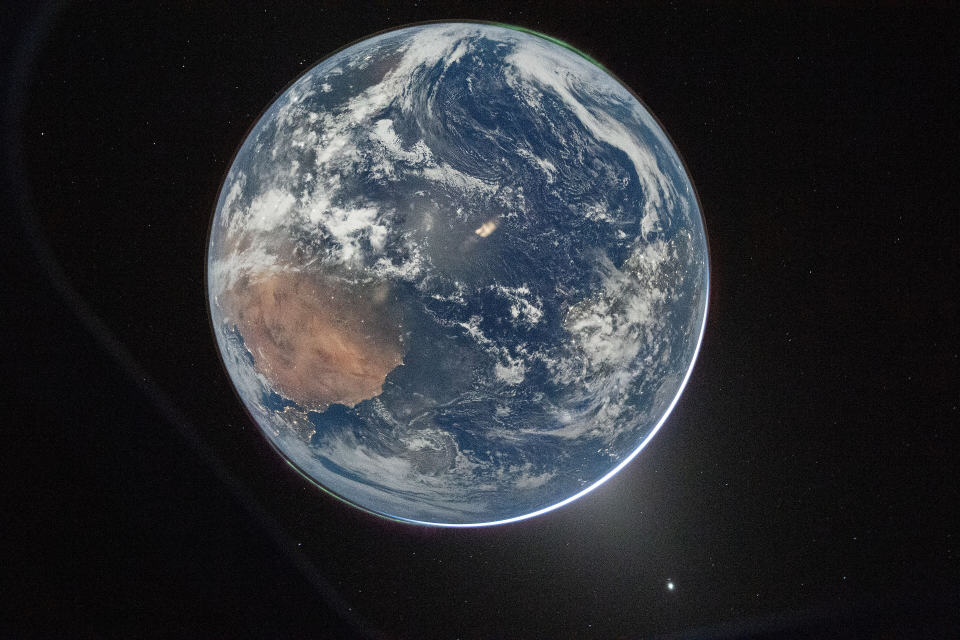
#> input picture LaTeX_Tables/assets/artemis_ii_hello_world_earth.jpg, 3840 x 2560 px (shown at 1/4 size)
$ python generate_orbit_comparison_plot.py
#> lines starting #> are read from the running program, lines starting #| are printed output that depends on the picture
### config_rl.py
# config_rl.py
from __future__ import annotations
from typing import Dict, Any
import hashlib
import math
import numpy as np
from pathlib import Path
from copy import deepcopy

# ---------- helpers ----------
def _dcopy(x):
    if isinstance(x, dict):
        return {k: _dcopy(v) for k, v in x.items()}
    if isinstance(x, np.ndarray):
        return x.copy()
    return deepcopy(x)

def _merge(a: Dict[str, Any], b: Dict[str, Any]) -> Dict[str, Any]:
    """Deep-merge dict b into a (non-mutating), arrays copied."""
    out = _dcopy(a)
    for k, v in b.items():
        if isinstance(v, dict) and isinstance(out.get(k), dict):
            out[k] = _merge(out[k], v)
        else:
            out[k] = _dcopy(v)
    return out


# [39 lines left out: function _apply_role_specific_curriculum_overrides, not called in this run]

# ---------- COMMON (shared by train & eval/rollout) ----------
COMMON: Dict[str, Any] = {
    "umax": 0.1,

    "num_attackers": 1,   # default is 1
    "seed": 42,
    "device": "cuda",  # "cuda" if available

    # Dynamics / horizon
    "D": 3,
    "dt": 0.1,
    # "T": 240,
    "T": 600,
    "dynamics": "hcw",
    "hcw": {"mu": 3.986004418e14, "r0": 6_371_000.0 + 400_000.0},

    # NEW (chief orbit for elliptical/two-body)
    "chief_orbit": {
        "mu": 3.986004418e14,
        "a":  6_371_000.0 + 1_275_000.0,  # semi-major axis (m); 550 x 2000 km altitudes
        "e":  1_450_000.0 / 15_292_000.0, # eccentricity for 550 km perigee, 2000 km apogee
        "i":  0.0,                      # rad
        "raan": 0.0,                    # rad
        "argp": 0.0,                    # rad
        "nu0":  0.0,                    # rad (true anomaly at t=0)
    },
    "elliptic_ltv": {
        "randomize_nu0": True,           # if True, draw nu0 ~ Uniform(0, 2*pi) per eval trial
        "use_full_orbit_cache": True,    # precompute one orbit and slice per randomized nu0
        "disk_cache_enabled": True,      # share the full-orbit cache across eval processes
        "disk_cache_dir": ".dyn_cache",
    },

    # Dyn container (extended)
    "dyn": {
        "type": None,     # "lti" | "ltv" | "nonlinear"
        "Ad": None, "Bd": None,
        "Ad_seq": None, "Bd_seq": None, # for LTV
        "model": None,                  # "hcw" | "two_body_rtn"
        "chief_cache": None,            # for two_body / elliptic linearization
    },

    # Arena
    # "arena": {"type": "sphere", "cx": 0.0, "cy": 0.0, "cz": 0.0, "r": 20.0},
    "arena": {"type": "sphere", "cx": 0.0, "cy": 0.0, "cz": 0.0, "r": 100.0},

    "arena_terminate_margin": 1.0,
    "soft_wall_start": 0.5,

    # Action / controller bounds
    # "umax": 2.0,
    # "umax": 1.0,
    # "umax": 0.1,
    # "umax": 0.01,
    #
    # Keep the controller speed cap under safety_filter["vmax"] so it does not
    # get confused with the training actuation limit cfg["umax"].

    "safety_filter": {
        "enabled": True,
        "kind": "velocity_cbf_qp",
        "alpha": 5.0,
        # "vmax": 1.5,  # controller speed cap; set to None to disable the cap
        "vmax": 1.0
    },

    # Initial conditions
    "x0": np.array([
        [  2.5, 0.0, 0.0,  -0.02, 0.00, 0.000],  # defender
        [ -19.9, 0.0, 0.0,  +0.02, 0.00, 0.000], # attacker
    ], dtype=float),
    "x0_jitter": {"pos": 0.5, "vel": 0.01},

    # Attacker control selection
    #   "rule" => deterministic controller
    #   "rl"   => learned attacker (if your training loop supports it)
    "attacker_mode": "rl",

    # Rule-based attacker parameters

    "att_rule": {
        "ridge": 2e-2,       # slightly smoother center controller
        "w_center": 1.0,     # still wants the center
        "w_avoid":  2.5,     # stronger fear
        "w_damp":   0.3,     # more damping to avoid jitter
        "min_sep":  4.0,     # reacts earlier to defender
        "repulse_gain": 1.0, # tuned so repulsion doesn't instantly saturate
    },

    #Simple test
    "att_reward": {
        "k_cent":  0.2,
        "k_prog":  2.0,
        "k_close": 0.0,
        "k_vrad":  0.0,
        "k_wall":  0.0,
        "wall_power": 2.0,
        "min_sep": 3.0
    },

    # Zero-sum step shaping used by the PPO env.
    # "progress_barrier" rewards attacker progress to the objective while only
    # penalizing proximity inside a local safety bubble around the defender.
    # "legacy_dock" reproduces the old global stay-away dock-gap shaping.
    "zero_sum_reward": {
        "mode": "legacy_dock",
        "progress_coef": 2.0,
        "safe_sep_m": 3.0,
        "unsafe_close_coef": 2.0,
        "unsafe_close_power": 2.0,
        "progress_gate_power": 1.0,
    },

    # Filled by build_dyn()
    "dyn": {"Ad": None, "Bd": None},

    "oi": {
        "enabled": True,
        "cx": 0.0, "cy": 0.0, "cz": 0.0,  # omit cz in 2D
        "r":  1,                        # keep-out radius (m)
        "avoid_by": [1],                   # only player 1 must avoid
        "color": "tab:purple",
        "alpha": 0.18,
        "edgecolor": "k"
    },

    "mcp": {
        "solver": "path",
        "executable": "/home/gs34433/Research/path_5/ampl/pathampl",
    },
}

# ---------- Kalman / measurement subconfig ----------
ARENA_R = float(COMMON["arena"]["r"])
SENSOR_NOISE_DEFAULT_DEG = 0.5

KF_COMMON: Dict[str, Any] = {
    # "use_kf": True,
    "use_kf": False,

    "estimator_kind": "ekf",
    "meas_innov_coef": 1.0,
    "meas_cov_coef": 0.02,

    "sensor_noise_default": SENSOR_NOISE_DEFAULT_DEG,
    "ukf": {
        "sigma_az": np.deg2rad(SENSOR_NOISE_DEFAULT_DEG),
        "sigma_el": np.deg2rad(SENSOR_NOISE_DEFAULT_DEG),
        "every": 1,
        "ekf_jacobian_mode": "exact",  # "exact" | "frozen"
        "ekf_use_torch": True,  # when True, EKF runs on cfg["device"] (e.g. "cuda")
        # "pos_std0": 0.2 * ARENA_R,
        "pos_std0": 0.2 * 20.0,
        "vel_std0": 0.01,
        "action_access": "measured",  # ground_truth | measured | none
        "action_meas_std": 0.25 * float(COMMON["umax"]),  # used when action_access == "measured"
        # "init_pos_std": 0.2 * ARENA_R,
        "init_pos_std": 0.2 * 20.0,
        "init_vel_std": 0.01,
        "init_mean_pos_std": 0.0,
        "init_mean_vel_std": 0.0,
        "Q_scale": 1e-5,
        "accel_std0": 2.0,
        "init_mean_accel_std": 0.0,
        "accel_Q_scale": 1e-4,
        "center_sigma_az": np.deg2rad(SENSOR_NOISE_DEFAULT_DEG),
        "center_sigma_el": np.deg2rad(SENSOR_NOISE_DEFAULT_DEG),
        # "center_pos_std0": 0.2 * ARENA_R,
        "center_pos_std0": 0.2 * 20.0,
        "center_vel_std0": 0.01,
        # "center_init_pos_std": 0.2 * ARENA_R,
        "center_init_pos_std": 0.2 * 20.0,
        "center_init_vel_std": 0.01,
        "center_init_mean_pos_std": 0.0,
        "center_init_mean_vel_std": 0.0,
        "center_Q_scale": 1e-5,
    },
    "reward_from_belief": True,   # compatibility field; env now keys belief rewards off the estimator toggle

    "belief_clip_factor": 2.0,

    "fuel": {
        "enable": False,
        "def": {
            "m0": 500.0,
            "m_dry": 400.0,
            "Tmax": 2.0,
            "Isp": 220.0,
        },
        "att": {
            "m0": 500.0,
            "m_dry": 400.0,
            "Tmax": 2.0,
            "Isp": 220.0,
        },
    },
}

# ---------- Visualizer config ----------

VIZ: Dict[str, Any] = {
    "viz": {
        "axis_scale": 1e0,       # labels like x (10^2 m)
        "axis_unit": "m",
        "axis_label_only": True,
        "triad_len": (0.5, 0.5, 0.7),
        "triad_colors": ("tab:red", "tab:green", "tab:blue"),
        "triad_labels": ("x_b (boresight)", "y_b", "z_b"),
        "triad_leg_loc": "lower left",
        "triad_leg_ncol": 3,
        "triad_leg_title": "Body axes",
        "only_est": False,
        "show_meas": True,
        "meas_len": 20.0,
    },
}


# merge KF settings into COMMON so config_for_train/eval see them
COMMON = _merge(COMMON, KF_COMMON)
COMMON = _merge(COMMON,VIZ)

# ---------- TRAIN (training-only knobs) ----------
TRAIN: Dict[str, Any] = {
    "reward_type": "zero_sum",
    # "reward_type": "zero_sum_kf",

    "save_best_ckpt": True,
    "save_last_ckpt": True,

    "distill": False, #Does policy distillation, True or False
    "distill_method": "modern",  # "modern" or "paper_recurrent"
    "distill_collection_mode": "dagger",  # modern/paper_recurrent only support "dagger"
    "distill_paper_student_lstm_hidden": 256,
    "distill_paper_tbptt_chunk_len": 40,
    "distill_paper_train_episodes_per_iter": 64,  # None => train on the full aggregated dataset
    "distill_paper_lambda_intent": 1.0,
    "distill_paper_action_loss": "mse",
    "distill_paper_intent_loss": "mse",
    "distill_paper_grad_clip_norm": None,
    "distill_paper_log_every": 10,
    "distill_paper_allow_sim_intent_fallback": True,
    "distill_log_every": 10,

    "def_ckpt_path": None,
    "att_ckpt_path": None,
    "verify_freeze": True,
    "freeze_tol": 0.0,

    # Vectorized rollout & logging

    #Base config
    "num_envs": 256,   #Was 256
    "train_epochs": 3, #Was 3
    "minibatch_size": 4096,  #Was 8192
    "log_every": 10,
    "entropy_coef": 0.01,
    "vec_backend": "torch",  # "sync" | "subproc" | "torch"
    "vec_workers": None,     # only used when vec_backend == "subproc"
    "mp_start_method": None, # auto-selects a multiprocessing start method
    # Keep the torch backend on the legacy per-env reset path by default.
    # Enable this only when intentionally testing the newer fast-reset sampler.
    "torch_fast_reset": False,

    #Higher accelerations setting (2.0 m/s^2)
    # "umax": 2.0,
    # "k_pos": 0.1,
    # "steps_per_env": 512,

    # Scale for 0.5 umax -
    "umax": 0.5,
    "k_pos": 0.1/2,
    "steps_per_env": 512*2,
    # "steps_per_env": 512*4,
    "k_dock": 0.1/8,

    # "k_dock": 0.00,
    # "k_pos": 0.1/2,
    # "steps_per_env": 512*3,

    # Scale for 0.1 umax -
    # "umax": 0.1,
    # "k_pos": 0.1/4.5, #Started at -8
    # "steps_per_env": 512*4.5,
    # "k_pos": 0.1/4, #Started at -8
    # "steps_per_env": 512*4,


    "gamma": 0.991,
    # "train_ic_vmax": 0.5/2,            # max |v| component at t=0
    "train_ic_vmax": 1.0,

    # "train_ic_vmax": 1.0,
    # "train_ic_vmax": 0.5,            # max |v| component at t=0
    "total_updates": 1000,   #Was 2000


    #Lower acceleration setting (0.1 m/s^2)
    # "umax": 0.1,
    # "k_pos": 0.1/4.5,
    # "gamma": 0.991,
    # "steps_per_env": 512*4.5,
    # # "steps_per_env": 2048,
    # "train_ic_vmax": 0.5/4.5,            # max |v| component at t=0
    # "total_updates": 1000,   #Was 2000
    # # "total_updates": 2000,   #Was 2000
    # # "k_dock": 0.05/4.5,  # optional mild defender-approach shaping on normalized gap outside collision radius
    # "k_dock": 0.0,

    # "k_pos": 0.05, #Was 0.05
    # "k_pos": 0.01, #Was 0.05


    "normalize_reward": True,
    "normalize_reward_geometry_power": 2,
    # "reward_normalize_radius_m": None,  # optional constant radius for reward normalization; None => use active arena radius
    "reward_normalize_radius_m": 20.0,  # optional constant radius for reward normalization; None => use active arena radius


    "target_hit_reward_penalty": 10.0,
    "collision_penalty": 10.0,
    "wall_penalty": 2.5,
    "fuel_depletion_penalty": 5.0,
    "collision_radius_m": 0.75,            # meters

    #Termination penalties
    # "target_hit_reward_penalty": 10.0*5,
    # "collision_penalty": 10.0*5,
    # "wall_penalty": 2.5*5,
    # "fuel_depletion_penalty": 5.0,
    # "collision_radius_m": 1.0,            # meters

    #Test training
    # "num_envs": 1,
    # "steps_per_env": 256,
    # "total_updates": 20,
    # "train_epochs": 3,
    # "minibatch_size": 1024,
    # "log_every": 10,
    # "entropy_coef": 0.01,
    # "k_pos": 0.04,
    # "k_dock": 0.5,
    # "gamma": 0.998,
    # "target_hit_reward_penalty": 5.0,
    # "collision_penalty": 5.0,
    # "wall_penalty": 5.0,
    # "fuel_depletion_penalty": 5.0,

    "record_ic_history": True,
    "max_ic_history": 300000,

    #Effort penalties (Fuel setting)
    "k_eff_def": 0.01,
    "k_eff_att": 0.01,

    # Arena start positions config.
    # Fractional keys below are interpreted relative to arena["r"].
    # Optional *_m overrides let you pin explicit shell bounds in meters.
    # "r_def_min": 0.0, #Default: 0.0
    # "r_def_max": 0.85, # Default: 0.5
    # "r_def_min_m": 0.0,
    # "r_def_max_m": 80.0,

    # "r_att_min": 0.0, #Default 0.4
    # "r_att_max": 0.95, #Default: 0.95
    "r_att_min_m": 20.0 * 0.3,
    # "r_att_max_m": 99.0,

    "r_def_min": 0.0, #Default: 0.0
    "r_def_max": 0.95, # Default: 0.5

    "r_att_min": 0.3, #Default 0.4
    "r_att_max": 0.95, #Default: 0.95

    "percent_advantage_defender": 1.0,
    # "percent_advantage_defender": 3.0,


    # Other PPO hyperparams
    "gae_lambda": 0.95,
    "clip_eps": 0.2,
    "policy_lr": 3e-4,
    "value_lr": 1e-3,
    "value_coef": 0.5,
    "max_grad_norm": 1.0,

    # Termination rewards/penalties

    # "target_hit_reward_penalty": 4.0,
    # "collision_penalty": 2.0,
    # "wall_penalty": 2.0,

    "hit_buffer_att": 0.0,
    "hit_buffer_def": 0.0,

    # Legacy reward shaping (used by Env at train *and* eval)
    "effort_def": 0.01,
    "effort_att": 0.01,

    #Learning schedule
    "lr_schedule": "linear",   # options: "none", "linear"
    "lr_final_factor": 0.1,  # final_lr = lr_final_factor * initial_lr

    # Anneal (training-time only)
    "def_center_min_anneal": 0.5,

    # Training-only initial condition randomization
    # (env uses this; eval config will default back to "fixed")
    "train_ic_mode": "random_shell_advantage",  # or "fixed"
    "train_min_sep": 2.0,             # min defender–attacker separation (m)
    "arena_radius_knob": {
        "enabled": True,
        "start_radius_m": 20.0,
        "final_radius_m": 100.0,
        "schedule": "staged",       # "linear" | "fixed" | "staged"
        "schedule_fraction": 1.0,   # linear only: fraction of training spent reaching final_radius_m
        "sample_mode": "fixed",     # "uniform" | "fixed"; fixed uses the exact active stage radius
        "integer_only": True,       # rounds the sampled radius when sample_mode returns a single value
        "stages": [
            # Use exactly one scheme for the whole list:
            # {"radius_m": 20.0, "fraction": 0.10},
            # {"radius_m": 20.0, "updates": 400},
            #
            # Stage entries may also override shell bounds for that stage using
            # the same keys as the top-level config, for example:
            # {"radius_m": 20.0, "updates": 400, "r_att_min": 0.30, "r_att_max": 0.95},
            # {"radius_m": 40.0, "updates": 400, "r_att_min_m": 12.0, "r_att_max_m": 36.0},
            # {"radius_m": 60.0, "updates": 400, "r_def_max": 0.80},


            #Third attempt setting:
            # {"radius_m": 20.0, "updates": 400, "r_att_min_m": 0.20*30, "r_att_max_m": 0.95*20},
            # {"radius_m": 100.0, "updates": 600, "r_att_min_m": 0.95*20, "r_att_max_m": 0.95*100},


            #Fourth attempt setting:
            # {"radius_m": 20.0, "updates": 1000, "r_att_min_m": 0.30*20, "r_att_max_m": 0.95*20},

            # OG with preliminar actuation limits:
            {"radius_m": 20.0, "updates": 1000, "r_att_min_m": 0.30*20, "r_att_max_m": 0.95*20, "r_def_min_m": 0.0, "r_def_max_m": 0.80*20},

        ],
    },
    "arena_radius_knob_att": {
        # Optional deep-merge override applied only when train_role=="att".
        # Keep `arena_radius_knob` as the default/defender curriculum and set
        # only the attacker-specific differences here.
        #
        # Example:
        "enabled": True,
        "stages": [
            #Setting used in staged learening
            # {"radius_m": 20.0, "updates": 1000, "r_att_min_m": 0.0,  "r_att_max_m": 19.0},

            # OG with preliminar actuation limits:
            {"radius_m": 20.0, "updates": 1000, "r_att_min_m": 0.0,  "r_att_max_m": 0.95*20, "r_def_min_m": 0.0, "r_def_max_m": 0.80*20},
        ],
    },

    "prior_type": "none",          # ls, intercept, or none
    "prior_blend_att": 0.0,
    "prior_blend_def": 0.0,
    "intercept_prior": {
        "lookahead_steps": 10.0,  # attacker coasting lookahead in env steps
        "mix": 1.0,               # 0 -> current attacker position, 1 -> full intercept target
        "gain": 2.0,              # raw-action gain for the geometric intercept direction
    },
    "intercept_prior_train_only": {
        "enabled": False,          # when True, override defender prior blend during PPO updates only
        "start_blend": 0.5,
        "end_blend": 0.0,
        "anneal_fraction": 0.8,   # reach end_blend after this fraction of training progress
    },

    "att_target_hit_radius": 0.0,          # attacker within % of R hits object

    #Learning stat tracking
    "use_tensorboard": True,
    "tb_logdir": "runs",
    "tb_run_name": "ppo_diffgame_def",  # customize per experiment
    "tb_run_prefix": None,


    "episodes_per_iter": 8,
    "max_steps": 300,
    "lookahead_H": 15,
    "iters": 100,
    "tbptt_chunk_len": 40,
    "dagger_beta_start": 1.0,
    "dagger_beta_end": 0.0,
    "dagger_decay_iters": 50,
    "lambda_intent": 1.0,
    "reward_mode_for_step": "def",


}


# ---------- Public getters ----------
# [386 lines left out: functions config_for_train, config_for_eval, _slice_chief_cache, _mean_anomaly_from_true_anomaly, _elliptic_ltv_full_cache_path, _load_elliptic_ltv_full_cache and 3 more, not called in this run]


# cfg["paper_baseline"] = {
#   "objective": "ppo_oi_minmax",
#   "ppo_obj": {
#     "threat_mode": "idx0",
#     "include_step_walls": False,
#     "include_keepout": False,
#     "include_effort_def": False,
#   }
# }

### LaTeX_Tables/generate_orbit_comparison_plot.py
#!/usr/bin/env python3
"""Plot the HCW and elliptic chief orbits used by the evaluations."""

from __future__ import annotations

import math
import os
import sys
import tempfile
from pathlib import Path

import numpy as np

REPO_ROOT = Path(__file__).resolve().parent.parent
sys.path.insert(0, str(REPO_ROOT))

from config_rl import COMMON


EARTH_RADIUS_M = 6_371_000.0
EARTH_IMAGE_PATH = REPO_ROOT / "LaTeX_Tables" / "assets" / "artemis_ii_hello_world_earth.jpg"


def main() -> None:
    cache_dir = Path(tempfile.gettempdir()) / "research_repo_matplotlib_cache"
    cache_dir.mkdir(parents=True, exist_ok=True)
    os.environ.setdefault("MPLCONFIGDIR", str(cache_dir))
    os.environ.setdefault("XDG_CACHE_HOME", str(cache_dir))

    import matplotlib.pyplot as plt

    out_dir = REPO_ROOT / "LaTeX_Tables" / "Merged_Thesis"
    out_dir.mkdir(parents=True, exist_ok=True)

    hcw = COMMON["hcw"]
    orbit = COMMON["chief_orbit"]

    r_hcw = float(hcw["r0"])
    a = float(orbit["a"])
    e = float(orbit["e"])
    mu = float(orbit["mu"])

    theta = np.linspace(0.0, 2.0 * np.pi, 1200)
    x_hcw = r_hcw * np.cos(theta)
    y_hcw = r_hcw * np.sin(theta)

    p = a * (1.0 - e * e)
    r_ell = p / (1.0 + e * np.cos(theta))
    x_ell = r_ell * np.cos(theta)
    y_ell = r_ell * np.sin(theta)

    rp = a * (1.0 - e)
    ra = a * (1.0 + e)
    h_hcw = r_hcw - EARTH_RADIUS_M
    h_perigee = rp - EARTH_RADIUS_M
    h_apogee = ra - EARTH_RADIUS_M
    n_hcw = math.sqrt(float(hcw["mu"]) / r_hcw**3)
    t_hcw = 2.0 * math.pi / n_hcw
    t_ell = 2.0 * math.pi * math.sqrt(a**3 / mu)

    km = 1.0 / 1000.0
    fig, ax = plt.subplots(figsize=(10.2, 7.2))

    earth_radius_km = EARTH_RADIUS_M * km
    if EARTH_IMAGE_PATH.exists():
        earth_img = plt.imread(EARTH_IMAGE_PATH)
#> earth_img is the input picture: shape (2560, 3840, 3); mean R, G, B 45.2, 47.3, 51.4
        # Centered crop around the visible Earth disk. The crop is intentionally
        # a bit smaller than the photographic limb diameter so the image
        # overfills the plotted Earth circle and the clip path removes the edge.
        earth_center_x = 1800
        earth_center_y = 1110
        earth_crop_half_width = 940
        earth_img = earth_img[
            earth_center_y - earth_crop_half_width : earth_center_y + earth_crop_half_width,
            earth_center_x - earth_crop_half_width : earth_center_x + earth_crop_half_width,
        ]
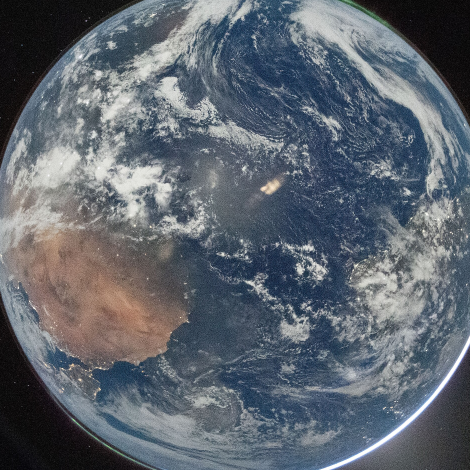
#> earth_img: shape (1880, 1880, 3) (shown at 1/4 size); mean R, G, B 94, 101.3, 110.1
        earth_artist = ax.imshow(
            earth_img,
            extent=(-earth_radius_km, earth_radius_km, -earth_radius_km, earth_radius_km),
            zorder=1,
        )
        earth_clip = plt.Circle((0.0, 0.0), earth_radius_km, transform=ax.transData)
        earth_artist.set_clip_path(earth_clip)

    earth = plt.Circle(
        (0.0, 0.0),
        earth_radius_km,
        facecolor="none" if EARTH_IMAGE_PATH.exists() else "#78b7d8",
        edgecolor="#386f8c",
        linewidth=1.1,
        zorder=3,
    )
    ax.add_patch(earth)

    ax.plot(
        x_hcw * km,
        y_hcw * km,
        color="#2f6fbb",
        linewidth=2.0,
        label="HCW circular chief orbit (training and evaluation)",
    )
    ax.plot(
        x_ell * km,
        y_ell * km,
        color="#b8463a",
        linewidth=2.0,
        label="Elliptic chief orbit (evaluation only)",
    )

    ax.scatter([rp * km], [0.0], color="#b8463a", s=36, zorder=4)
    ax.scatter([-ra * km], [0.0], color="#b8463a", s=36, zorder=4)
    ax.scatter([r_hcw * km], [0.0], color="#2f6fbb", s=36, zorder=4)

    ax.annotate(
        f"Elliptic perigee:\n{h_perigee * km:.1f} km alt.",
        xy=(rp * km, 0.0),
        xytext=(rp * km + 850.0, 1050.0),
        arrowprops={"arrowstyle": "->", "linewidth": 0.9, "color": "#555555"},
        fontsize=9,
        ha="left",
    )
    ax.annotate(
        f"Elliptic\napogee:\n{h_apogee * km:.1f} km\nalt.",
        xy=(-ra * km, 0.0),
        xytext=(-ra * km - 1350.0, -950.0),
        arrowprops={"arrowstyle": "->", "linewidth": 0.9, "color": "#555555"},
        fontsize=9,
        ha="center",
    )
    ax.annotate(
        f"HCW circular:\n{h_hcw * km:.1f} km alt.",
        xy=(r_hcw * km, 0.0),
        xytext=(r_hcw * km + 1100.0, -980.0),
        arrowprops={"arrowstyle": "->", "linewidth": 0.9, "color": "#555555"},
        fontsize=9,
        ha="left",
    )

    info = (
        "Parameters used:\n"
        f"HCW: r0 = {r_hcw * km:.0f} km, T = {t_hcw / 60.0:.2f} min\n"
        f"Elliptic: a = {a * km:.0f} km, e = {e:.4f}, T = {t_ell / 60.0:.2f} min"
    )
    ax.text(
        0.02,
        0.02,
        info,
        transform=ax.transAxes,
        fontsize=9,
        va="bottom",
        ha="left",
        bbox={"boxstyle": "round,pad=0.35", "facecolor": "white", "edgecolor": "#cccccc", "alpha": 0.9},
    )

    lim = max(ra, r_hcw) * km * 1.17
    ax.set_xlim(-lim * 1.12, lim * 1.35)
    ax.set_ylim(-lim, lim)
    ax.set_aspect("equal", adjustable="box")
    ax.set_xlabel("Inertial x (km)")
    ax.set_ylabel("Inertial y (km)")
    ax.set_title("Chief Orbit Geometry Used for HCW and Elliptic Dynamics", pad=12)
    ax.grid(True, color="#dddddd", linewidth=0.8)
    ax.legend(loc="upper right", frameon=False)
    ax.set_axisbelow(True)
    ax.spines["top"].set_visible(False)
    ax.spines["right"].set_visible(False)

    png_path = out_dir / "chief_orbit_hcw_vs_elliptic_ltv.png"
    pdf_path = out_dir / "chief_orbit_hcw_vs_elliptic_ltv.pdf"
    fig.tight_layout()
    fig.savefig(png_path, dpi=240)
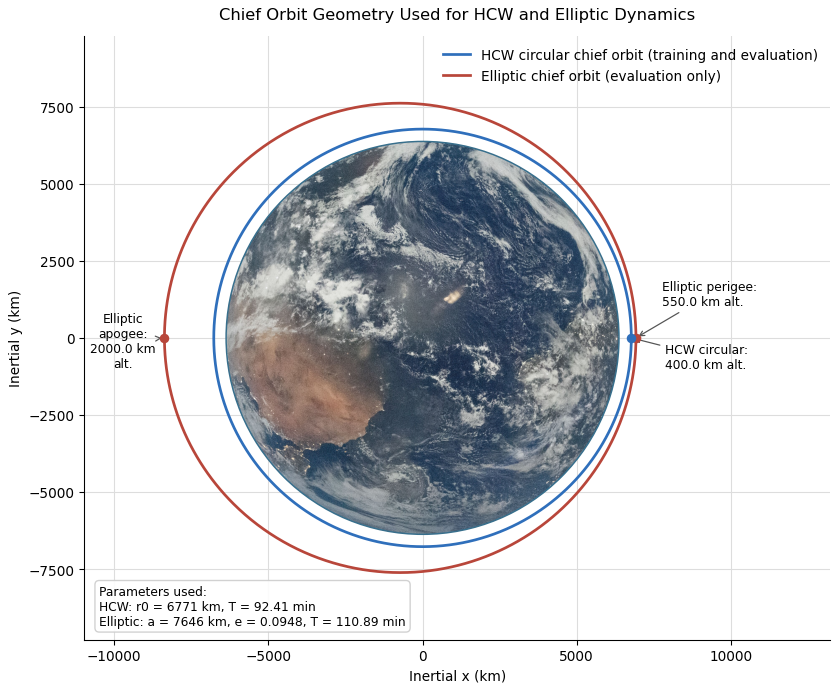
#> figure drawn by matplotlib, 1 panel
    fig.savefig(pdf_path)
    plt.close(fig)

    print(f"Wrote: {png_path}")
    print(f"Wrote: {pdf_path}")


if __name__ == "__main__":
    main()
